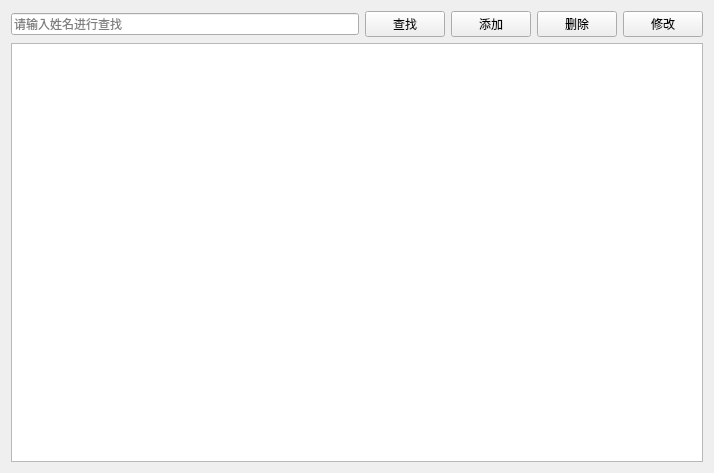
<?xml version="1.0" encoding="UTF-8"?>
<ui version="4.0">
 <class>PatientView</class>
 <widget class="QWidget" name="PatientView">
  <property name="geometry">
   <rect>
    <x>0</x>
    <y>0</y>
    <width>714</width>
    <height>473</height>
   </rect>
  </property>
  <property name="windowTitle">
   <string>患者管理</string>
  </property>
  <layout class="QVBoxLayout" name="verticalLayout">
   <item>
    <layout class="QHBoxLayout" name="horizontalLayout">
     <item>
      <widget class="QLineEdit" name="txtSearch">
       <property name="placeholderText">
        <string>请输入姓名进行查找</string>
       </property>
      </widget>
     </item>
     <item>
      <widget class="QPushButton" name="btSearch">
       <property name="text">
        <string>查找</string>
       </property>
       <property name="icon">
        <iconset resource="lab4.qrc">
         <normaloff>:/img/查找.png</normaloff>:/img/查找.png</iconset>
       </property>
      </widget>
     </item>
     <item>
      <widget class="QPushButton" name="btAdd">
       <property name="text">
        <string>添加</string>
       </property>
       <property name="icon">
        <iconset resource="lab4.qrc">
         <normaloff>:/img/添加.png</normaloff>:/img/添加.png</iconset>
       </property>
      </widget>
     </item>
     <item>
      <widget class="QPushButton" name="btDelete">
       <property name="text">
        <string>删除</string>
       </property>
       <property name="icon">
        <iconset resource="lab4.qrc">
         <normaloff>:/img/删除.png</normaloff>:/img/删除.png</iconset>
       </property>
      </widget>
     </item>
     <item>
      <widget class="QPushButton" name="btEdit">
       <property name="text">
        <string>修改</string>
       </property>
       <property name="icon">
        <iconset resource="lab4.qrc">
         <normaloff>:/img/修改.png</normaloff>:/img/修改.png</iconset>
       </property>
      </widget>
     </item>
    </layout>
   </item>
   <item>
    <widget class="QTableView" name="tableView"/>
   </item>
  </layout>
 </widget>
 <resources>
  <include location="lab4.qrc"/>
 </resources>
 <connections/>
</ui>
